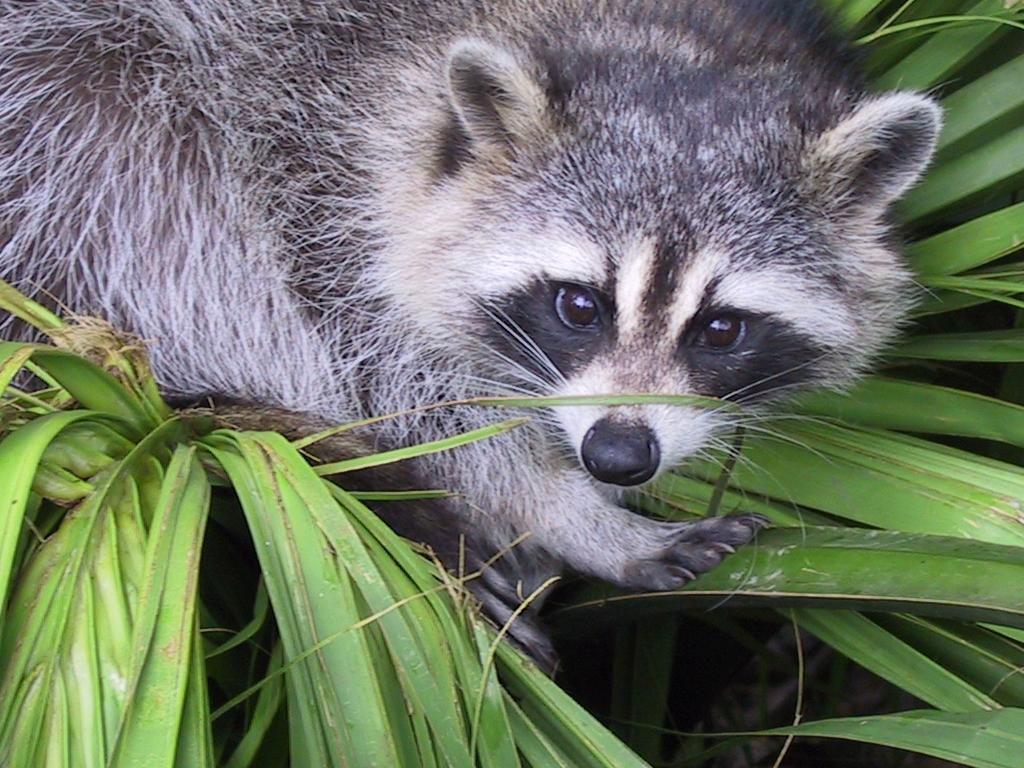
#> input picture Piscine Python for datascience - 1/ex03/animal.jpeg, 1024 x 768 px
$ python zoom.py
#> lines starting #> are read from the running program, lines starting #| are printed output that depends on the picture
### Piscine Python for datascience - 1/ex02/load_image.py
#!/usr/bin/env python3
# =============================================================================
# EXERCISE 02: LOAD MY IMAGE
# =============================================================================
# Educational Notes for Beginners:
#
# 1. An Image Is A 3D Array: Pillow decodes the JPEG and NumPy exposes it as
#    (height, width, channels) - note that height comes first, which is the
#    opposite of the (width, height) order Pillow reports in image.size.
# 2. convert("RGB"): a JPEG can be greyscale or CMYK, so the pixels are
#    normalised to three channels before conversion. The array then always
#    has a third dimension of size 3, whatever the source file was.
# 3. Errors Are Reported, Never Raised: the subject invalidates any uncaught
#    exception, so a missing file or an unsupported format prints a clear
#    message and returns None instead of propagating a traceback.
# =============================================================================

import sys

import numpy as np
from PIL import Image, UnidentifiedImageError


def ft_load(path: str) -> np.ndarray:
    """Print the shape of the JPEG at path and return its RGB pixel array."""
#> called with path = 'animal.jpeg'
    try:
        if not isinstance(path, str):
            raise TypeError("path must be a string")
        with Image.open(path) as image:
#> image is the input picture: PIL image 1024x768 RGB; mean R, G, B 110.7, 117.7, 102.1
            if image.format not in ("JPEG", "JPG"):
                raise ValueError(f"{path}: unsupported format "
                                 f"{image.format}, only JPG and JPEG")
            array = np.array(image.convert("RGB"))
    except FileNotFoundError:
        print(f"Error: {path}: no such file or directory")
        return None
    except UnidentifiedImageError:
        print(f"Error: {path}: not a readable image")
        return None
    except (TypeError, ValueError, OSError) as error:
        print(f"Error: {error}")
        return None
    print(f"The shape of image is: {array.shape}")
#| The shape of image is: (768, 1024, 3)
#> (printed output is left out)
    return array


# [6 lines left out: function main, not called in this run]


# [2 lines that do not run on import are left out]

### Piscine Python for datascience - 1/ex03/zoom.py
#!/usr/bin/env python3
# =============================================================================
# EXERCISE 03: ZOOM ON ME
# =============================================================================
# Educational Notes for Beginners:
#
# 1. Two-Dimensional Slicing (array[y0:y1, x0:x1]): rows come first because
#    the array is indexed (height, width, channels). Cropping is therefore a
#    view expressed in pixel coordinates, not a resize.
# 2. Luminance, Not Average: the eye is far more sensitive to green than to
#    blue, so the greyscale value is 0.299 R + 0.587 G + 0.114 B rather than
#    a plain mean of the three channels.
# 3. Keeping The Channel Axis (np.newaxis): the subject asks for a
#    (400, 400, 1) array, so a third axis of size one is added back after the
#    channels have been collapsed into a single luminance value.
# =============================================================================

import matplotlib.pyplot as plt
import numpy as np

from load_image import ft_load

TOP = 284
LEFT = 187
SIZE = 400


def zoom(array: np.ndarray) -> np.ndarray:
    """Return a SIZE x SIZE single channel crop of the given image."""
    if TOP + SIZE > array.shape[0] or LEFT + SIZE > array.shape[1]:
        raise ValueError("the zoom area does not fit inside the image")
    crop = array[TOP:TOP + SIZE, LEFT:LEFT + SIZE]
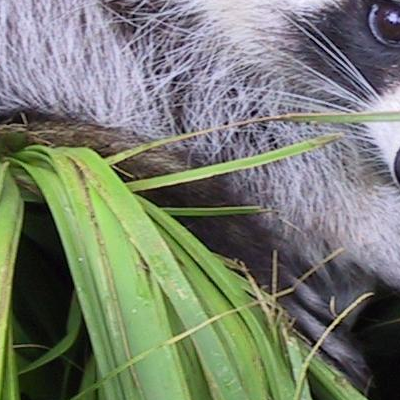
#> crop: shape (400, 400, 3); mean R, G, B 118.8, 125.4, 111.5
    luminance = (0.299 * crop[:, :, 0]
                 + 0.587 * crop[:, :, 1]
                 + 0.114 * crop[:, :, 2])
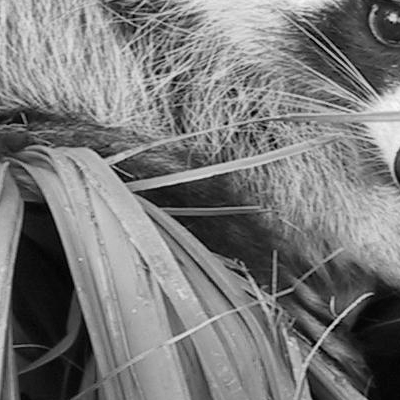
#> luminance: shape (400, 400) float64; min 0, max 249.1, mean 121.9
    return luminance.astype(np.uint8)[:, :, np.newaxis]


def show(zoomed: np.ndarray) -> None:
    """Display the zoomed image with a pixel scale on both axes."""
    plt.imshow(zoomed[:, :, 0], cmap="gray")
    plt.title(f"Zoom on animal.jpeg - {SIZE}x{SIZE} pixels")
    plt.xlabel("x (pixels)")
    plt.ylabel("y (pixels)")
    plt.show()


def main() -> None:
    """Load animal.jpeg, print it, then display the zoomed grey crop."""
    array = ft_load("animal.jpeg")
    if array is None:
        return
    print(array)
    try:
        zoomed = zoom(array)
    except ValueError as error:
        print(f"Error: {error}")
        return
    print(f"New shape after slicing: {zoomed.shape}")
#| New shape after slicing: (400, 400, 1)
    print(zoomed)
#> (printed output is left out)
    show(zoomed)


if __name__ == "__main__":
    main()
